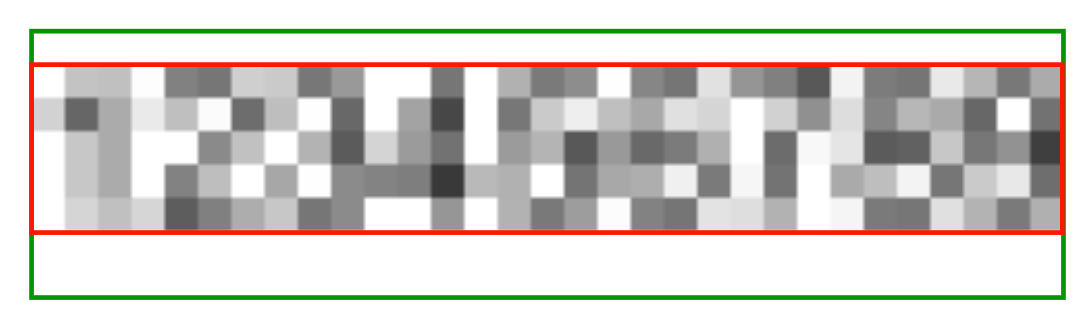
#> input picture DepixHMM/documentation/correct_crop.png, 1086 x 324 px, given in place of user1_username_pixelated.png, which was not available
$ python decoder.py
#> lines starting #> are read from the running program, lines starting #| are printed output that depends on the picture
### depixhmm_tools/analysis/detect_params.py
"""
Auto-detection of mosaic parameters: block size and font.

Block size — intra-block variance minimisation
    For the correct block size b, the pixelated image tiles perfectly into b×b
    uniform blocks (every pixel within a block is identical), giving near-zero
    within-block variance. Every wrong candidate crosses block boundaries and
    accumulates variance. We also provide an FFT-autocorrelation alternative.

Font detection — minimum-over-alphabet MSE scoring
    Build greyscale block-average fingerprints for each character rendered in
    a neutral (space) context. For each character position in the target image,
    compute the MSE against every fingerprint and take the minimum. Sum the
    per-position minimums across the whole image — the correct (font, size)
    minimises this total, because its fingerprints match what is actually there.

Usage
-----
    python depixhmm_tools/detect_params.py                 # all user images
    python depixhmm_tools/detect_params.py path/to/img.png
"""
from __future__ import annotations

import platform
import string
from pathlib import Path
from typing import Dict, List, Optional, Tuple

import numpy as np
from PIL import Image, ImageDraw, ImageFont


# ---------------------------------------------------------------------------
# Cross-platform font resolution
# ---------------------------------------------------------------------------

def _platform_font_candidates() -> List[Tuple[str, str]]:
    """Return (name, path) candidates that exist on the current OS."""
    system = platform.system()
    candidates: List[Tuple[str, str]] = []

    if system == "Windows":
        win = Path("C:/Windows/Fonts")
        candidates = [
            ("Courier New",    str(win / "cour.ttf")),
            ("Consolas",       str(win / "consola.ttf")),
            ("Lucida Console", str(win / "lucon.ttf")),
            ("Cascadia Mono",  str(win / "CascadiaMono.ttf")),
            ("Courier",        str(win / "courier.ttf")),
        ]
    elif system == "Darwin":  # macOS
        mac_dirs = [
            Path.home() / "Library/Fonts",
            Path("/Library/Fonts"),
            Path("/System/Library/Fonts"),
            Path("/System/Library/Fonts/Supplemental"),
        ]
        mac_map = [
            ("Courier New",    "Courier New.ttf"),
            ("Courier New",    "CourierNew.ttf"),
            ("Courier",        "Courier.dfont"),
            ("Andale Mono",    "Andale Mono.ttf"),
            ("Menlo",          "Menlo.ttc"),
        ]
        for name, fname in mac_map:
            for d in mac_dirs:
                p = d / fname
                if p.exists():
                    candidates.append((name, str(p)))
                    break
    else:  # Linux
        linux_dirs = [
            Path.home() / ".fonts",
            Path("/usr/share/fonts"),
            Path("/usr/local/share/fonts"),
        ]
        linux_map = [
            ("Courier New",  "cour.ttf"),
            ("Courier New",  "CourierNew.ttf"),
            ("FreeMono",     "FreeMono.ttf"),
            ("DejaVu Mono",  "DejaVuSansMono.ttf"),
            ("Liberation Mono", "LiberationMono-Regular.ttf"),
        ]
        for name, fname in linux_map:
            for d in linux_dirs:
                matches = list(d.rglob(fname))
                if matches:
                    candidates.append((name, str(matches[0])))
                    break
#> pass 2 of the loop in _platform_font_candidates, `for name, fname in linux_map:`:
#> pass 2 of the loop in _platform_font_candidates, `for name, fname in linux_map:`:

    # Keep only paths that actually exist
    return [(n, p) for n, p in candidates if Path(p).exists()]


def get_default_font_path() -> str:
    """Return the path to Courier New (or best available monospaced font) on this OS."""
    cands = _platform_font_candidates()
    if cands:
        return cands[0][1]
    raise FileNotFoundError(
        "No suitable monospaced font found. "
        "Please install Courier New or specify --font /path/to/font.ttf"
    )


_DEFAULT_FONT_CANDIDATES: List[Tuple[str, str]] = _platform_font_candidates()


# ---------------------------------------------------------------------------
# Internal helpers
# ---------------------------------------------------------------------------

# [10 lines left out: function _pixelate, not called in this run]


def _char_advance(font: ImageFont.FreeTypeFont) -> int:
    """Pixel advance for one character in a monospaced font."""
    return font.getbbox("MM")[2] - font.getbbox("M")[2]


# ---------------------------------------------------------------------------
# 1. Block size detection
# ---------------------------------------------------------------------------

# [386 lines left out: functions detect_block_size, detect_block_size_fft, discover_monospaced_fonts, build_fingerprints, score_font, detect_font and 1 more, not called in this run]


# ---------------------------------------------------------------------------
# CLI entry point
# ---------------------------------------------------------------------------

# [21 lines that do not run on import are left out]

### depixhmm_tools/decoders/decoder.py
"""
DepixHMM-based decoder for pixelated screenshots.

Approach
--------
1. Crop each input PNG to an integer multiple of block_size (8) in both
   dimensions, top-left aligned so the visible pixelization grid is preserved.
2. For each image, sweep (font_size, offset_y) combinations and pick the
   reconstruction whose training-set accuracy is highest.
3. Use a permissive alphanumeric regex for the regex text generator.

The image heights observed are 38/39 (-> 4 block rows = 32 px) and
45/46 (-> 5 block rows = 40 px). The mapping from "4 block rows" / "5
block rows" to a Courier New font size depends on offset_y, so we sweep.
"""
from __future__ import annotations

import logging
import math
import sys
from pathlib import Path
from typing import List, Optional, Tuple

from PIL import Image, ImageFont

DEPIX_HMM_ROOT = Path(__file__).parent.parent.parent / "DepixHMM"
sys.path.insert(0, str(DEPIX_HMM_ROOT))

from text_depixelizer.HMM.depix_hmm import DepixHMM  # noqa: E402
from text_depixelizer.parameters import (  # noqa: E402
    PictureParameters,
    TrainingParameters,
)

logging.basicConfig(level=logging.WARNING)

import sys as _sys, platform as _platform
from pathlib import Path as _Path

def _resolve_font_path() -> str:
    """Return Courier New path for Windows/macOS/Linux."""
    _sys.path.insert(0, str(_Path(__file__).parent.parent / "analysis"))
    from detect_params import get_default_font_path
    return get_default_font_path()

FONT_PATH = _resolve_font_path()

BLOCK_SIZE = 8
WINDOW_SIZE = 3  # 3 blocks wide window

IMAGES = [
    "user1_username_pixelated.png",
    "user1_password_pixelated.png",
    "user2_username_pixelated.png",
    "user2_password_pixelated.png",
    "user3_username_pixelated.png",
    "user3_password_pixelated.png",
    "user4_username_pixelated.png",
    "user4_password_pixelated.png",
]


def crop_to_block_grid(img: Image.Image, block_size: int) -> Image.Image:
    """Crop bottom/right so width and height are exact multiples of block_size."""
    w, h = img.size
    return img.crop((0, 0, w - (w % block_size), h - (h % block_size)))


def font_tile_height(size: int, offset_y: int, block_size: int = 8) -> int:
    font = ImageFont.truetype(FONT_PATH, size)
    ascent, descent = font.getmetrics()
    off_y = offset_y % block_size
    return (
        math.ceil((ascent - off_y) / block_size)
        + math.ceil((descent + off_y) / block_size)
    )


def candidate_params_for(target_tile_y: int) -> List[Tuple[int, int]]:
    """Enumerate (font_size, offset_y) that produce the requested tile-row count."""
    candidates: List[Tuple[int, int]] = []
    for size in range(18, 40):
        for off in range(0, BLOCK_SIZE):
            if font_tile_height(size, off, BLOCK_SIZE) == target_tile_y:
                candidates.append((size, off))
    return candidates


def decode_image(
    image_path: Path,
    pattern: str,
    target_tile_y: int,
    n_train: int = 2000,
    n_clusters: int = 200,
    n_test: int = 200,
) -> List[Tuple[float, str, int, int]]:
    """Decode one image. Returns list of (accuracy, decoded, font_size, offset_y)."""
    img = Image.open(image_path).convert("RGB")
    img = crop_to_block_grid(img, BLOCK_SIZE)

    results: List[Tuple[float, str, int, int]] = []

    for size, off in candidate_params_for(target_tile_y):
        font = ImageFont.truetype(FONT_PATH, size)
        pp = PictureParameters(
            pattern=pattern,
            font=font,
            block_size=BLOCK_SIZE,
            window_size=WINDOW_SIZE,
            randomize_pixelization_origin_x=True,
            offset_y=off,
        )
        tp = TrainingParameters(
            n_img_train=n_train, n_img_test=n_test, n_clusters=n_clusters
        )
        try:
            hmm = DepixHMM(pp, tp)
            hmm.train()
            acc, _ = hmm.evaluate()
            with Image.open(image_path) as raw:
                cropped = crop_to_block_grid(raw.convert("RGB"), BLOCK_SIZE)
                decoded = hmm.test_image(cropped)
            results.append((acc, decoded, size, off))
            print(
                f"  size={size:2d} offset_y={off} acc={acc:.2%}  -> {decoded!r}",
                flush=True,
            )
        except Exception as exc:  # noqa: BLE001
            print(f"  size={size} offset_y={off} ERROR {exc}", flush=True)

    results.sort(key=lambda r: -r[0])
    return results


def main() -> None:
    here = Path(__file__).parent.parent.parent
    for name in IMAGES:
        path = here / name
        img = Image.open(path)
#> img is the input picture: PIL image 1086x324 RGBA; mean R, G, B, A 210.9, 208, 202.7, 255
        w, h = img.size
#> w = 1086; h = 324
        tile_y = h // BLOCK_SIZE
#> tile_y = 40
        # use a wide alphanumeric pattern, length proportional to image width
        n_chars_min = max(4, w // 25)
#> n_chars_min = 43
        n_chars_max = max(n_chars_min + 4, w // 12)
#> n_chars_max = 90
        pattern = rf"[A-Za-z0-9 ]{{{n_chars_min},{n_chars_max}}}"
#> pattern = '[A-Za-z0-9 ]{43,90}'
        print(
            f"\n=== {name} ({w}x{h}, tile_y={tile_y}, pattern={pattern}) ===",
            flush=True,
        )
#| === user1_username_pixelated.png (1086x324, tile_y=40, pattern=[A-Za-z0-9 ]{43,90}) ===
        results = decode_image(path, pattern, tile_y)
#> in crop_to_block_grid, `return img.crop((0, 0, w - (w % block_size), h - (h % block_size)))`:
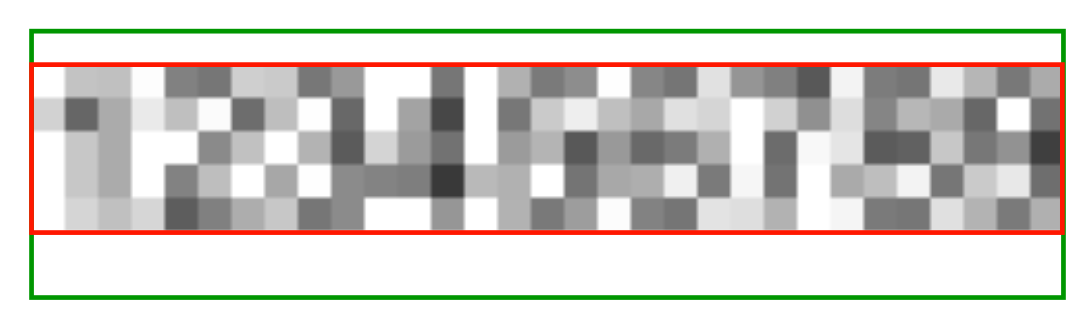
#> returned value: PIL image 1080x320 RGB; mean R, G, B 210.1, 207.2, 201.7
#> results = []
        if results:
            best = results[0]
            print(
                f">>> best for {name}: size={best[2]} offset_y={best[3]} "
                f"acc={best[0]:.2%} -> {best[1]!r}",
                flush=True,
            )
#> pass 2 of the loop in main, `for name in IMAGES:`:
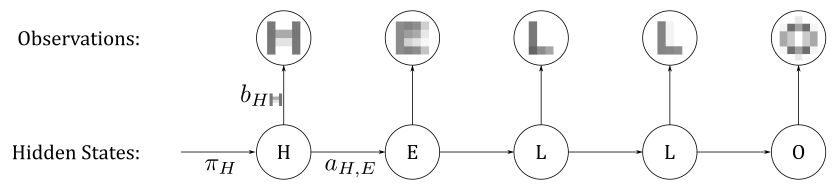
#> input picture DepixHMM/documentation/hmm.png, 1671 x 379 px, given in place of user1_password_pixelated.png, which was not available (shown at 1/2 size)
#> in main, img is the input picture: PIL image 1671x379 RGBA; mean R, G, B, A 247, 247, 247, 255
#| === user1_password_pixelated.png (1671x379, tile_y=47, pattern=[A-Za-z0-9 ]{66,139}) ===
#> img: PIL image 1671x379 RGB
#> in crop_to_block_grid (call 2), `return img.crop((0, 0, w - (w % block_size), h - (h % block_size)))`:
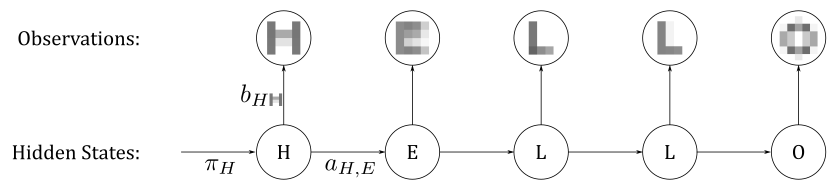
#> returned value: PIL image 1664x376 RGB (shown at 1/2 size); min 0, max 255, mean 246.9


if __name__ == "__main__":
#> (the run stopped early here; a loop or call above may not have finished)
